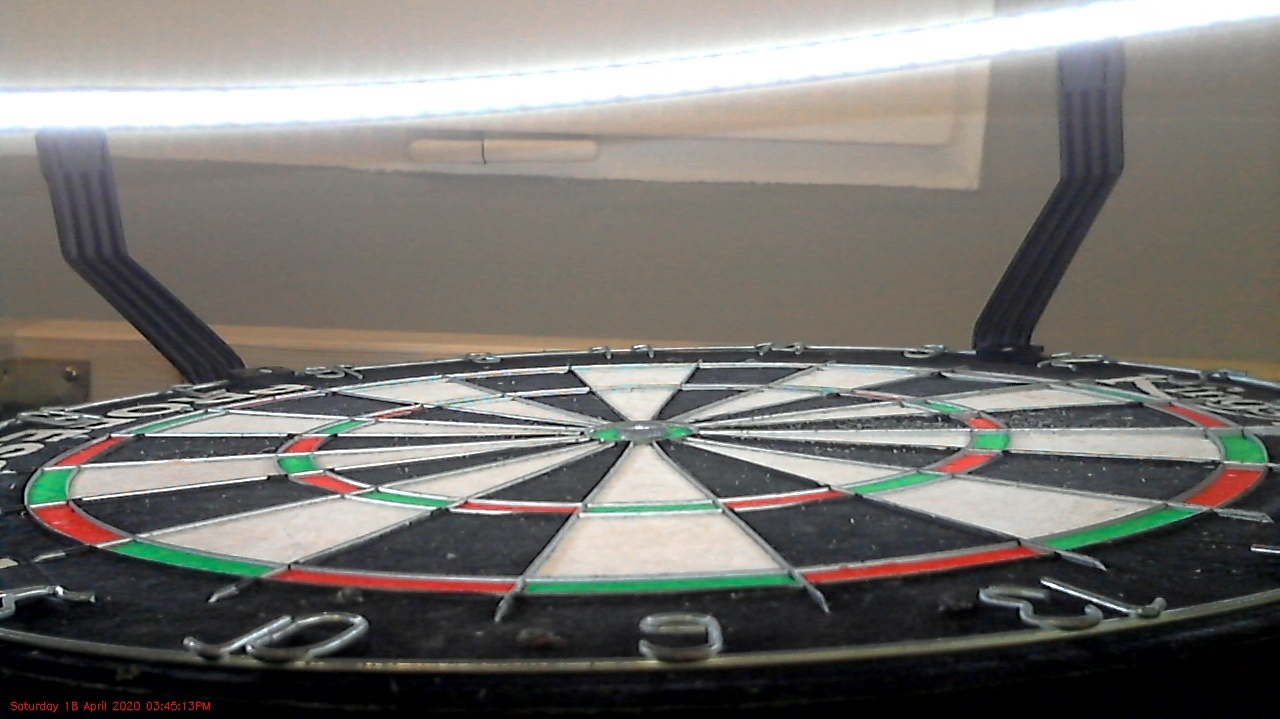
#> input picture r_image_raw_baseline.jpg, 1280 x 719 px, given in place of pi:raspberry@192.168.0.40:8081, which was not available
$ python ServerTest.py
#> lines starting #> are read from the running program, lines starting #| are printed output that depends on the picture; after the words box and inside, x2 and y2 are one past the last pixel; in counts of white or black regions, pixels touching at a corner belong together; pictures that were not available may be replaced by others from this repository, and a replacement may not be noted
#> further down, frame is the input picture: shape (719, 1280, 3); mean B, G, R 111.7, 116.3, 119
import cv2

def canny(img):
        gray = cv2.cvtColor(img, cv2.COLOR_RGB2GRAY)
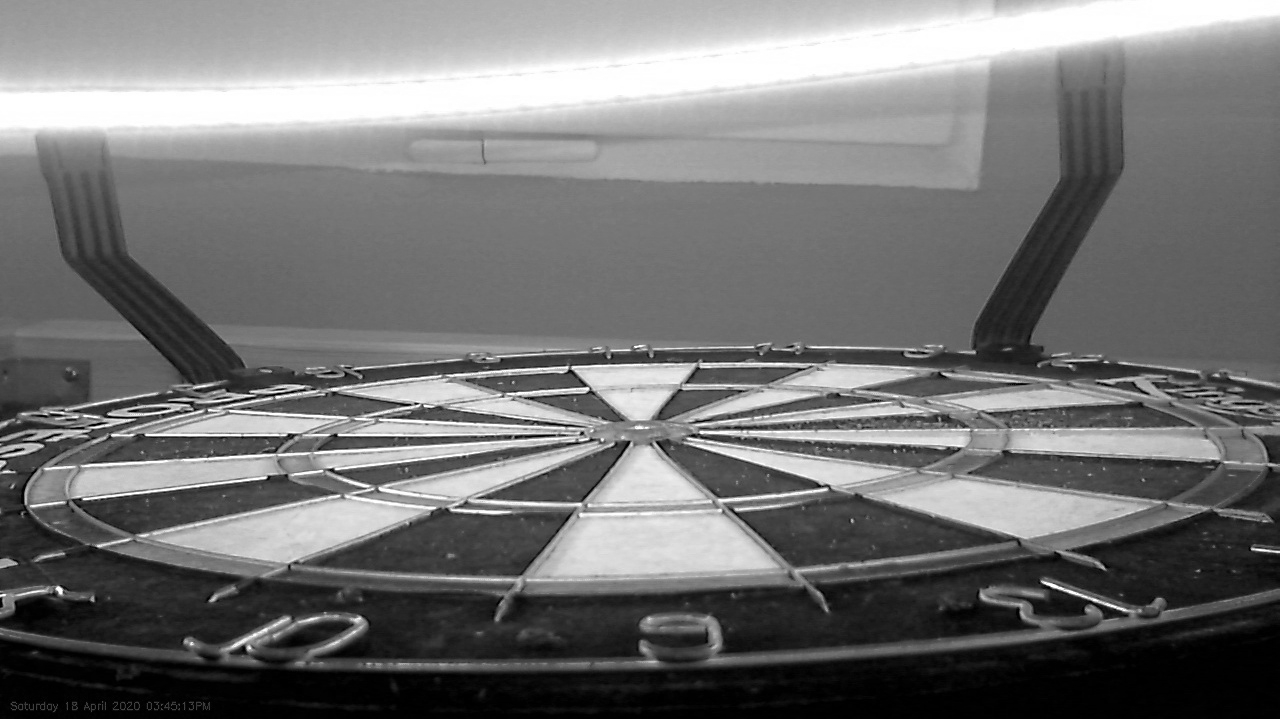
#> gray: shape (719, 1280); min 0, max 255, mean 115.2
        kernel = 5
        blur = cv2.GaussianBlur(gray,(kernel, kernel),0)
        canny = cv2.Canny(blur, 50, 150)
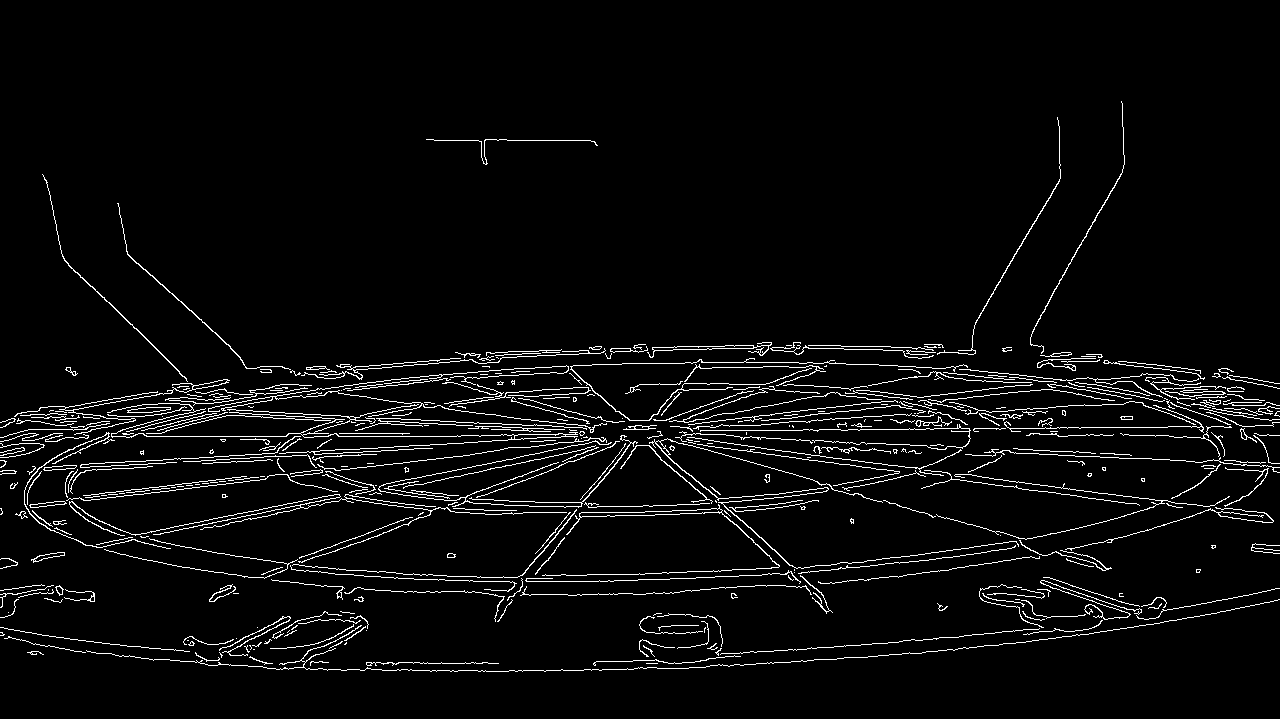
#> canny: shape (719, 1280); 4.1% white in thin lines or dots, all inside (x1, y1, x2, y2) = (0, 101, 1280, 672)
        return canny


def grayscale(img):
    img = cv2.cvtColor(img, cv2.COLOR_RGB2GRAY)
    return img

def equalize(img):
    img = cv2.equalizeHist(img)
    return img

def preprocessing(img):
    img = canny(img)
    #img = grayscale(img)
    #img = equalize(img)
    img = img/255

    return img

capture = cv2.VideoCapture('http://pi:raspberry@192.168.0.40:8081')

while(True):

    # Capture frame-by-frame
    ret, frame = capture.read()

    if ret == False:

        print( "Could not get video source")
        break


    frame_processed = preprocessing(frame)
    frame_original = preprocessing(frame)

    frame = cv2.hconcat((frame, frame))
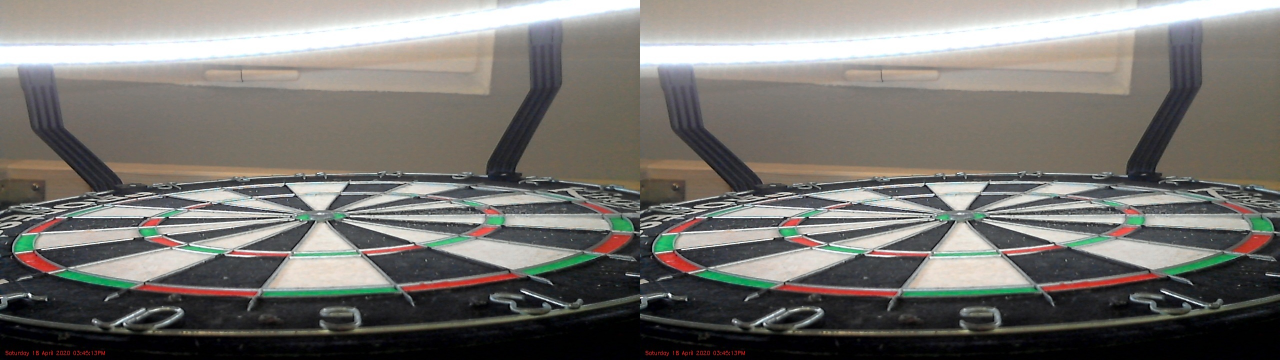
#> frame: shape (719, 2560, 3) (shown at 1/2 size); mean B, G, R 111.7, 116.3, 119

    # Display the resulting frame
    cv2.imshow('Live Dartboard - Unten rechts',frame)


    if cv2.waitKey(1) & 0xFF == ord('q'):
#> (key q is pressed here)
        break

# When everything done, release the capture
capture.release()
cv2.destroyAllWindows()

$ run again, on t_image_raw_baseline.jpg
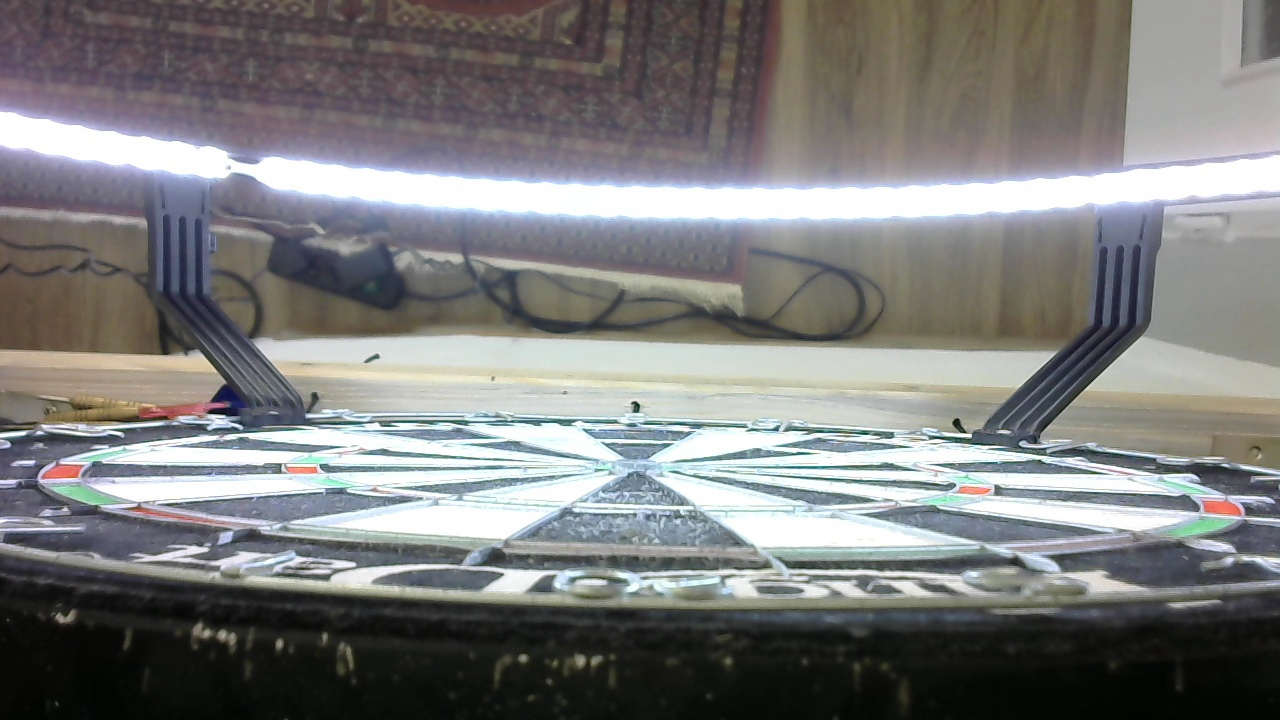
#> input picture t_image_raw_baseline.jpg, 1280 x 720 px, given in place of pi:raspberry@192.168.0.40:8081, which was not available
#> frame is the input picture: shape (720, 1280, 3); mean B, G, R 123.3, 123.7, 123.8
#> in canny, `canny = cv2.Canny(blur, 50, 150)`:
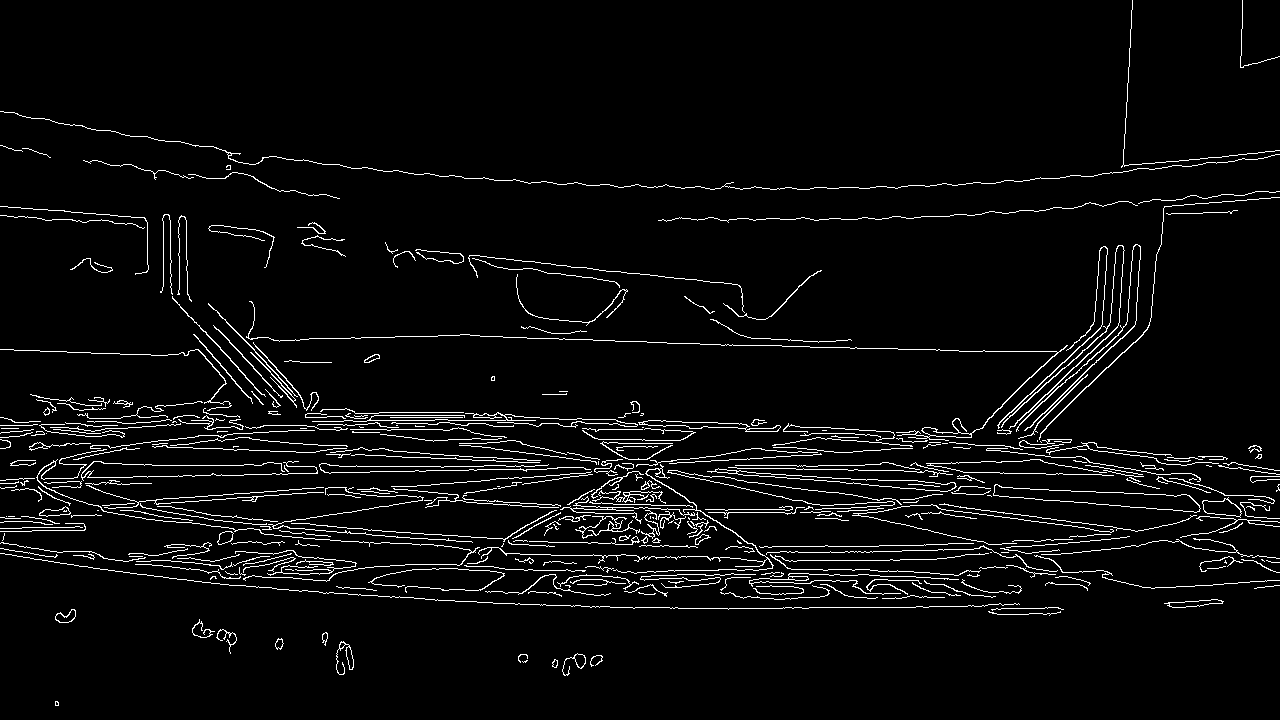
#> canny: shape (720, 1280); 4.3% white in thin lines or dots
#> img: shape (720, 1280) float64; values 0 (black) and 1 (white), 4.3% white in thin lines or dots
#> `frame = cv2.hconcat((frame, frame))`:
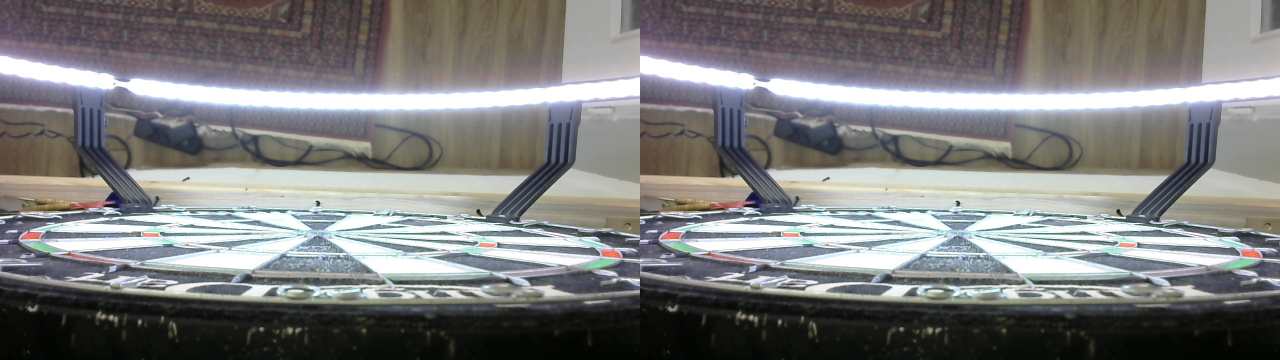
#> frame: shape (720, 2560, 3) (shown at 1/2 size); mean B, G, R 123.3, 123.7, 123.8

$ run again, on test.jpg
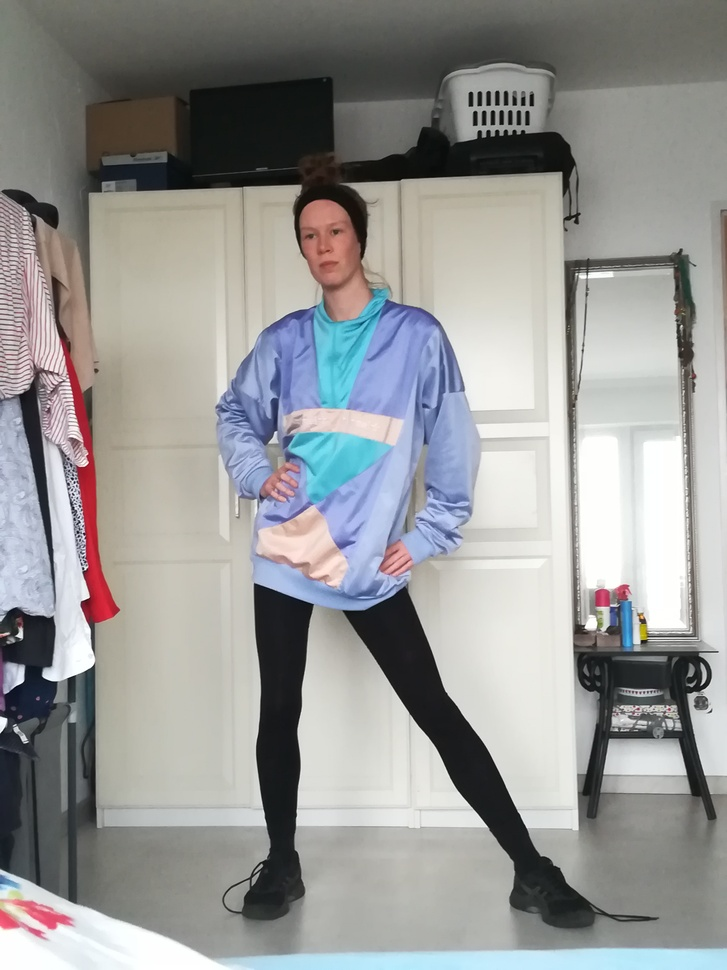
#> input picture test.jpg, 727 x 970 px, shrunk from 2976 x 3968 before the run, given in place of pi:raspberry@192.168.0.40:8081, which was not available
#> frame is the input picture: shape (970, 727, 3); mean B, G, R 150, 151.1, 150.6
#> in canny, `canny = cv2.Canny(blur, 50, 150)`:
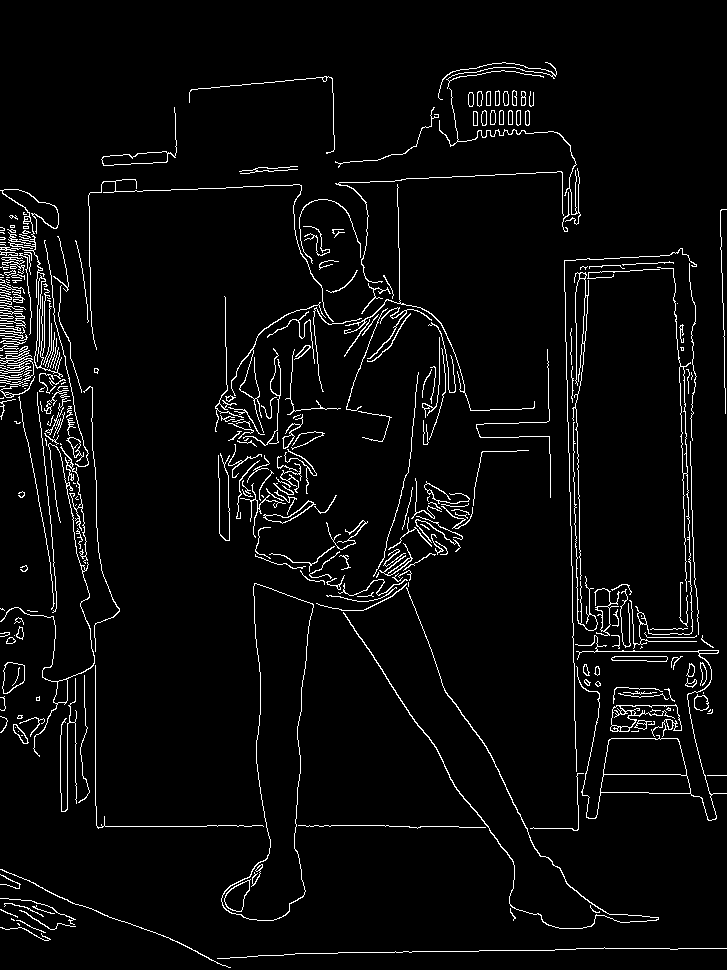
#> canny: shape (970, 727); 4.1% white in thin lines or dots
#> img: shape (970, 727) float64; values 0 (black) and 1 (white), 4.1% white in thin lines or dots
#> `frame = cv2.hconcat((frame, frame))`:
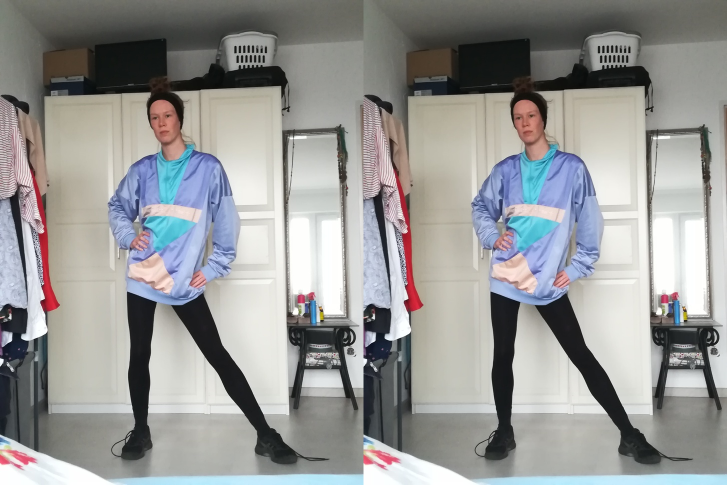
#> frame: shape (970, 1454, 3) (shown at 1/2 size); mean B, G, R 150, 151.1, 150.6
